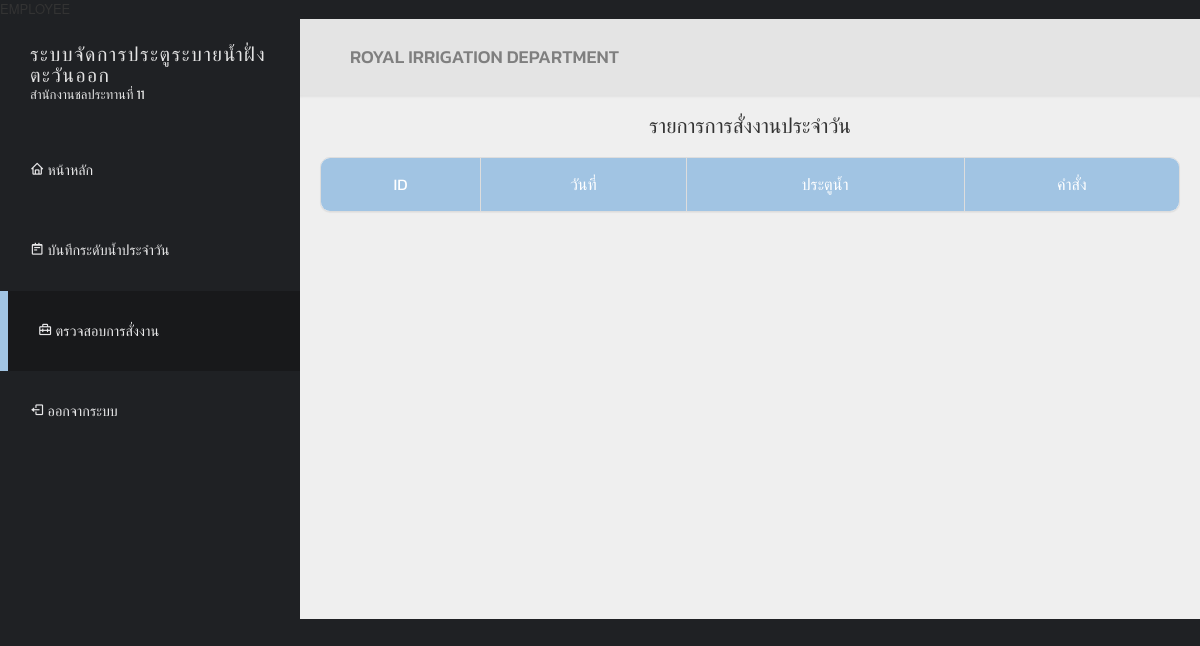
Page /view/employee/employee-wg-assignment.php (signed in) on the earlier database version.
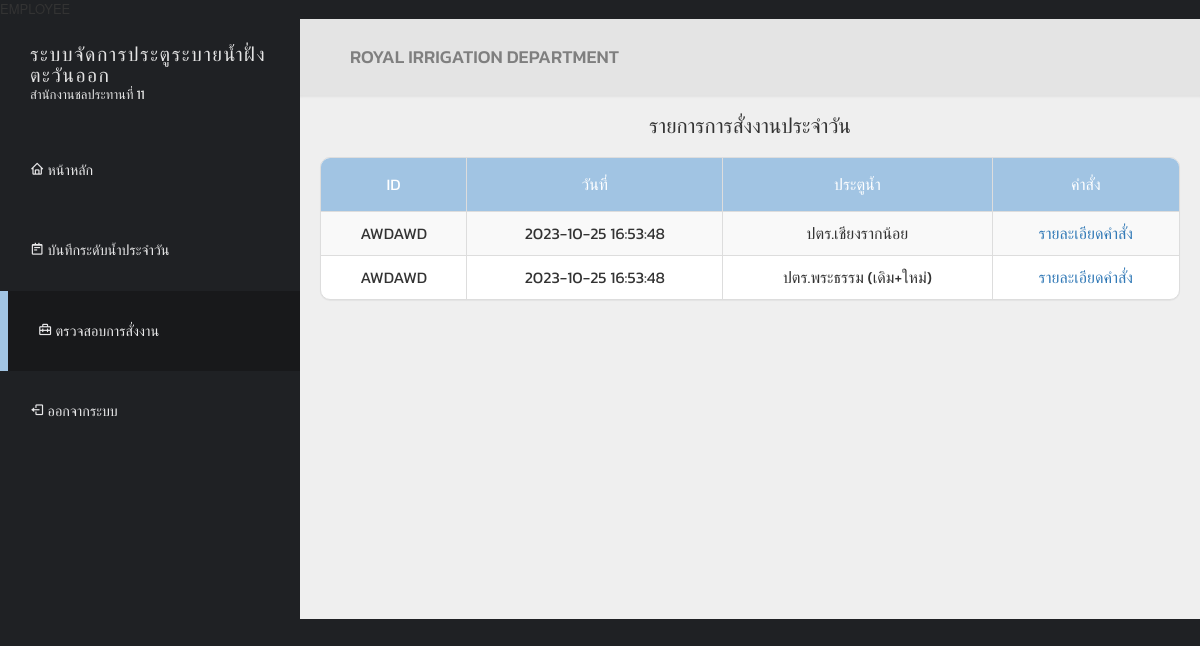
Same page on the later database version.
### tables this page shows
CREATE TABLE `commands_log` (
  `command_ID` varchar(255) NOT NULL,
  `watergate_com_ID` varchar(255) NOT NULL,
  `employee_com_ID` varchar(255) NOT NULL,
  `note` varchar(255) NOT NULL,
  `amount` float NOT NULL,
  `open_time` timestamp NULL DEFAULT NULL,
  `close_time` timestamp NULL DEFAULT NULL
);

CREATE TABLE `commands_log_time` (
  `command_time_ID` varchar(255) NOT NULL,
  `command_time` timestamp NOT NULL DEFAULT CURRENT_TIMESTAMP ON UPDATE CURRENT_TIMESTAMP
);

CREATE TABLE `watergate_name` (
  `watergate_name_ID` varchar(255) NOT NULL,
  `gate_name` varchar(255) NOT NULL
);

### view/employee/employee-wg-assignment.php (the view, shortened to what this page needs)
<?php
    require_once '../../controller/updateTable.php';
    $sql = "SELECT
    cl.command_ID,
    cl.employee_com_ID,
    cl.watergate_com_ID,
    wn.gate_name,
    cl.note,
    clt.command_time
FROM
    commands_log AS cl
JOIN
    commands_log_time AS clt
ON
    cl.command_ID = clt.command_time_ID
JOIN
    watergate_name AS wn
ON
    cl.watergate_com_ID = wn.watergate_name_ID;";
    $stmt = $conn->prepare($sql);
    $stmt->execute();
?>
<!DOCTYPE html>
<html lang="en">
<head>
  <link href='https://font.googleapis.com/css2?family=Poppins:wght@300;400;500;600;700;800;900&display=swap' rel='stylesheet' type='text/css'>
  <link href="../../css/font-awesome.min.css" rel="stylesheet">
  <link href="../../css/bootstrap.min.css" rel="stylesheet">
  <link href="../../css/templatemo-style.css" rel="stylesheet">
  <link href='https://unpkg.com/boxicons@2.1.4/css/boxicons.min.css' rel='stylesheet'>
</head>
<body>
  <div class="templatemo-flex-row">
    <div class="templatemo-sidebar">
      <header class="templatemo-site-header">
        <h1>ระบบจัดการประตูระบายน้ำฝั่งตะวันออก</h1>
        <p>สำนักงานชลประทานที่ 11</p>
      </header>
      <nav class="templatemo-left-nav">
        <ul>
          <li><a href="employee-home.php"><i class='bx bx-home' ></i> หน้าหลัก</a></li>
          <li><a href="employee-wg-reporter.php"><i class='bx bx-notepad'></i> บันทึกระดับน้ำประจำวัน</a></li>
          <li><a href="#" class="active"><i class='bx bx-briefcase-alt-2'></i> ตรวจสอบการสั่งงาน</a></li>
          <li><a href="../../logout.php"><i class='bx bx-log-out'></i> ออกจากระบบ</a></li>
        </ul>
      </nav>
    </div>
    <div class="templatemo-content col-1 light-gray-bg">
      <div class="templatemo-top-nav-container">
        <div class="row">
          <nav class="templatemo-top-nav col-lg-12 col-md-12">
            <ul class="text-uppercase">
              <h3>royal irrigation department</h3>
            </ul>
          </nav>
        </div>
      </div>
      <div class="assignment-table"  style="text-align: center; margin: 20px;">
        <h2 style="margin: 20px;">รายการการสั่งงานประจำวัน</h2>
        <div class="panel panel-default table-responsive">
          <table class="table table-striped table-bordered templatemo-user-table" style="text-align: center;">
            <thead>
              <tr>
                <td>ID</td>
                <td>วันที่</td>
                <td>ประตูน้ำ</td>
                <td>คำสั่ง</td>
              </tr>
            </thead>
            <tbody>
              <?php
                while ($row = $stmt->fetch(PDO::FETCH_ASSOC)){
                    echo '<tr>';
                    echo '<td>' . $row['command_ID'] . '</td>';
                    echo '<td>' . $row['command_time'] . '</td>';
                    echo '<td>' . $row['gate_name'] . '</td>';
                    echo '<td><a href="employee-wg-assignment01.php?command_ID=' . $row['command_ID'] . '">รายละเอียดคำสั่ง</a></td>';
                }
              ?>
            </tbody>
          </table>
        </div>
      </div>
    </div>
  </div>
</body>
</html>

Differences in the rows shown:
added commands_log: command_ID "AWDAWD", commands_log_time.command_time "2023-10-25 16:53:48", watergate_name.gate_name "ปตร.เชียงรากน้อย"
added commands_log: command_ID "AWDAWD", commands_log_time.command_time "2023-10-25 16:53:48", watergate_name.gate_name "ปตร.พระธรรม (เดิม+ใหม่)"
